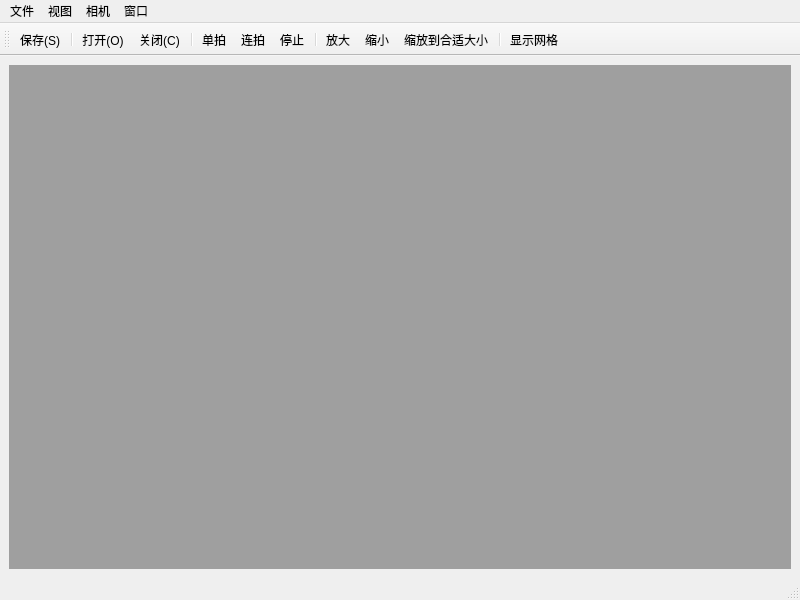
<?xml version="1.0" encoding="UTF-8"?>
<ui version="4.0">
 <class>CameraWindow</class>
 <widget class="QMainWindow" name="CameraWindow">
  <property name="geometry">
   <rect>
    <x>0</x>
    <y>0</y>
    <width>800</width>
    <height>600</height>
   </rect>
  </property>
  <property name="windowTitle">
   <string>MainWindow</string>
  </property>
  <widget class="QWidget" name="centralwidget">
   <layout class="QVBoxLayout" name="verticalLayout">
    <item>
     <widget class="QMdiArea" name="mdiArea"/>
    </item>
   </layout>
  </widget>
  <widget class="QMenuBar" name="menubar">
   <property name="geometry">
    <rect>
     <x>0</x>
     <y>0</y>
     <width>800</width>
     <height>22</height>
    </rect>
   </property>
   <widget class="QMenu" name="menu">
    <property name="title">
     <string>文件</string>
    </property>
    <addaction name="action_Save"/>
    <addaction name="separator"/>
    <addaction name="action_Exit"/>
   </widget>
   <widget class="QMenu" name="menu_2">
    <property name="title">
     <string>视图</string>
    </property>
    <addaction name="action_ZoomIn"/>
    <addaction name="action_ZoomOut"/>
    <addaction name="action_ZoomFit"/>
    <addaction name="separator"/>
    <addaction name="action_ShowGrid"/>
   </widget>
   <widget class="QMenu" name="menu_3">
    <property name="title">
     <string>相机</string>
    </property>
    <addaction name="action_Open"/>
    <addaction name="action_Close"/>
    <addaction name="separator"/>
    <addaction name="action_Single"/>
    <addaction name="action_Contious"/>
    <addaction name="action_Stop"/>
   </widget>
   <widget class="QMenu" name="menu_4">
    <property name="title">
     <string>窗口</string>
    </property>
    <addaction name="action_Device"/>
    <addaction name="action_Params"/>
    <addaction name="separator"/>
    <addaction name="action_tile"/>
    <addaction name="action_cascade"/>
   </widget>
   <addaction name="menu"/>
   <addaction name="menu_2"/>
   <addaction name="menu_3"/>
   <addaction name="menu_4"/>
  </widget>
  <widget class="QStatusBar" name="statusbar"/>
  <widget class="QToolBar" name="toolBar">
   <property name="windowTitle">
    <string>toolBar</string>
   </property>
   <attribute name="toolBarArea">
    <enum>TopToolBarArea</enum>
   </attribute>
   <attribute name="toolBarBreak">
    <bool>false</bool>
   </attribute>
   <addaction name="action_Save"/>
   <addaction name="separator"/>
   <addaction name="action_Open"/>
   <addaction name="action_Close"/>
   <addaction name="separator"/>
   <addaction name="action_Single"/>
   <addaction name="action_Contious"/>
   <addaction name="action_Stop"/>
   <addaction name="separator"/>
   <addaction name="action_ZoomIn"/>
   <addaction name="action_ZoomOut"/>
   <addaction name="action_ZoomFit"/>
   <addaction name="separator"/>
   <addaction name="action_ShowGrid"/>
  </widget>
  <action name="action_Exit">
   <property name="icon">
    <iconset resource="../image.qrc">
     <normaloff>:/image/exit.png</normaloff>:/image/exit.png</iconset>
   </property>
   <property name="text">
    <string>退出(&amp;E)</string>
   </property>
  </action>
  <action name="action_Save">
   <property name="icon">
    <iconset resource="../image.qrc">
     <normaloff>:/image/save.png</normaloff>:/image/save.png</iconset>
   </property>
   <property name="text">
    <string>保存(&amp;S)</string>
   </property>
  </action>
  <action name="action_Open">
   <property name="icon">
    <iconset resource="../image.qrc">
     <normaloff>:/image/connect.png</normaloff>:/image/connect.png</iconset>
   </property>
   <property name="text">
    <string>打开(&amp;O)</string>
   </property>
  </action>
  <action name="action_Close">
   <property name="icon">
    <iconset resource="../image.qrc">
     <normaloff>:/image/disconnect.png</normaloff>:/image/disconnect.png</iconset>
   </property>
   <property name="text">
    <string>关闭(&amp;C)</string>
   </property>
  </action>
  <action name="action_Single">
   <property name="icon">
    <iconset resource="../image.qrc">
     <normaloff>:/image/snap.png</normaloff>:/image/snap.png</iconset>
   </property>
   <property name="text">
    <string>单拍</string>
   </property>
  </action>
  <action name="action_Contious">
   <property name="icon">
    <iconset resource="../image.qrc">
     <normaloff>:/image/grab.png</normaloff>:/image/grab.png</iconset>
   </property>
   <property name="text">
    <string>连拍</string>
   </property>
  </action>
  <action name="action_Stop">
   <property name="icon">
    <iconset resource="../image.qrc">
     <normaloff>:/image/stop.png</normaloff>:/image/stop.png</iconset>
   </property>
   <property name="text">
    <string>停止</string>
   </property>
  </action>
  <action name="action_ZoomIn">
   <property name="icon">
    <iconset resource="../image.qrc">
     <normaloff>:/image/zoom_in.png</normaloff>:/image/zoom_in.png</iconset>
   </property>
   <property name="text">
    <string>放大</string>
   </property>
  </action>
  <action name="action_ZoomOut">
   <property name="icon">
    <iconset resource="../image.qrc">
     <normaloff>:/image/zoom_out.png</normaloff>:/image/zoom_out.png</iconset>
   </property>
   <property name="text">
    <string>缩小</string>
   </property>
  </action>
  <action name="action_ZoomFit">
   <property name="icon">
    <iconset resource="../image.qrc">
     <normaloff>:/image/zoom_fit.png</normaloff>:/image/zoom_fit.png</iconset>
   </property>
   <property name="text">
    <string>缩放到合适大小</string>
   </property>
  </action>
  <action name="action_ShowGrid">
   <property name="icon">
    <iconset resource="../image.qrc">
     <normaloff>:/image/grid.png</normaloff>:/image/grid.png</iconset>
   </property>
   <property name="text">
    <string>显示网格</string>
   </property>
  </action>
  <action name="action_Device">
   <property name="checkable">
    <bool>true</bool>
   </property>
   <property name="checked">
    <bool>true</bool>
   </property>
   <property name="text">
    <string>设备</string>
   </property>
  </action>
  <action name="action_Params">
   <property name="checkable">
    <bool>true</bool>
   </property>
   <property name="checked">
    <bool>true</bool>
   </property>
   <property name="text">
    <string>特征参数</string>
   </property>
  </action>
  <action name="action_tile">
   <property name="text">
    <string>平铺</string>
   </property>
  </action>
  <action name="action_cascade">
   <property name="text">
    <string>折叠</string>
   </property>
  </action>
 </widget>
 <resources>
  <include location="../image.qrc"/>
 </resources>
 <connections/>
</ui>
